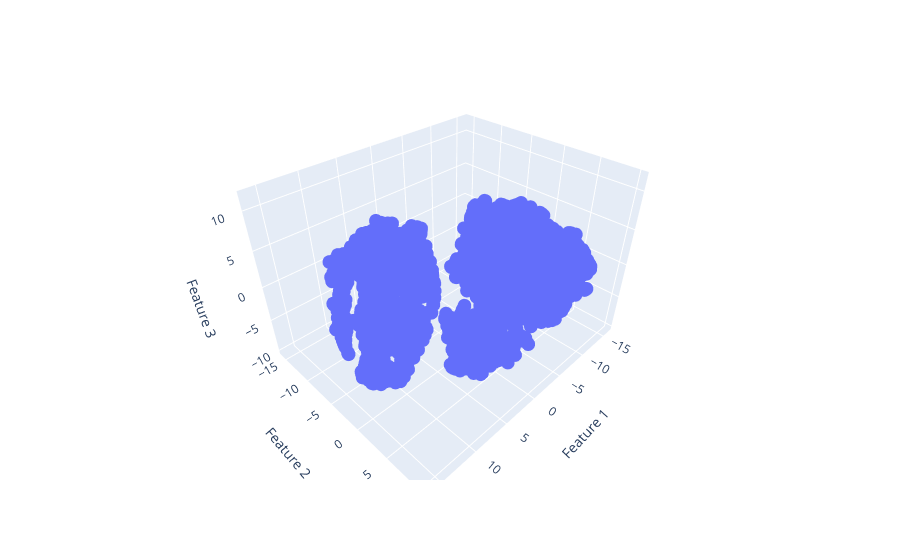

Notebook code for this chart:
### Code cell
# plotting a 3D scatterplot
fig = px.scatter_3d(tsne_3d_data, x='Feature 1', y='Feature 2', z='Feature 3')
fig.show()

### Figure 1 — Plotly figure (JSON) as saved in the notebook; plotly's stock layout.template omitted (floating-point values rounded to 4 significant figures; data arrays with more than 128 entries replaced by an {"elided": "..."} marker saying what was removed)
{"data": [{"hovertemplate": "Feature 1=%{x}<br>Feature 2=%{y}<br>Feature 3=%{z}<extra></extra>", "legendgroup": "", "marker": {"color": "#636efa", "symbol": "circle"}, "mode": "markers", "name": "", "scene": "scene", "showlegend": false, "type": "scatter3d", "x": {"elided": "3151 float values"}, "y": {"elided": "3151 float values"}, "z": {"elided": "3151 float values"}}], "layout": {"legend": {"tracegroupgap": 0}, "margin": {"t": 60}, "scene": {"domain": {"x": [0, 1], "y": [0, 1]}, "xaxis": {"title": {"text": "Feature 1"}}, "yaxis": {"title": {"text": "Feature 2"}}, "zaxis": {"title": {"text": "Feature 3"}}}}}
